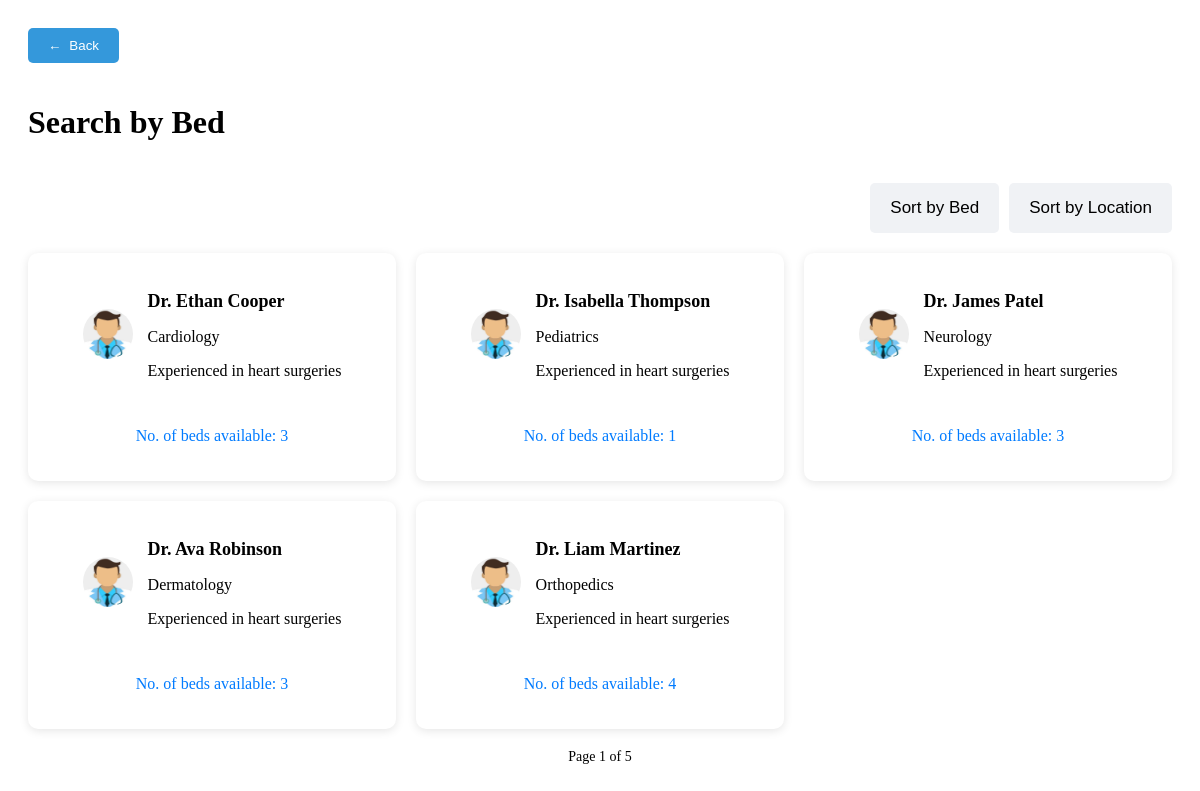
Screenshot of /user/beds/ with the database file from the repository.
### opd/models.py (models this page shows, shortened)
class Doctor(models.Model):
    user = models.OneToOneField(User, on_delete=models.CASCADE, related_name="doctor")
    name = models.CharField("Full Name", max_length=200)
    profile_image = models.ImageField(
        "Image",
        upload_to="profile/",
        default="profile/default-profile.png",
    )
    speciality = models.CharField("Speciality", max_length=200)
    phone_number = models.CharField("Phone Number", max_length=10)
    address = models.TextField("Address")
    experience = models.PositiveIntegerField("Year of Experience", default=0)
    about = models.TextField(blank=True)
    education = models.TextField()
    created_at = models.DateTimeField(auto_now_add=True)
    id = models.UUIDField(
        default=uuid.uuid4, unique=True, primary_key=True, editable=False
    )

class Opd(models.Model):
    owner = models.OneToOneField(Doctor, on_delete=models.CASCADE, related_name="opd")
    name = models.CharField("Name", max_length=255)
    no_of_beds = models.PositiveIntegerField("No of Beds", default=0)
    no_of_appointment = models.PositiveIntegerField("No of Appointment", default=0)
    created_at = models.DateTimeField(auto_now_add=True)
    id = models.UUIDField(
        default=uuid.uuid4, unique=True, primary_key=True, editable=False
    )

### user/views.py (the view)
# urls.py: path("beds/", views.bed_list, name="bed_list"),
def bed_list(request):
    is_user = check_user(request)
    if is_user:
        base_template = "user/logged/index.html"
    else:
        base_template = "base.html"
    doctors = Doctor.objects.all()
    context = {"doctors": doctors, "base_template": base_template}
    return render(request, "user/bed_list.html", context)

### user/utils.py (called while the page is built)
def check_user(request):
    if request.user and request.user.groups.filter(name="Profile").exists():
        return request.user
    return None

### user/templates/user/bed_list.html (shortened to what this page needs)
{% extends base_template %}
{% load static %}
{% block css %}
<link rel="stylesheet" href="{% static 'styles/bed_opd_specialist.css' %}" />
{% endblock css %}
{% block content %}
<div class="dashboard-container">
  <main class="main-content">
    <button onclick="window.history.back()" class="back-btn"
      style="margin-bottom: 20px; padding: 10px 20px; background-color: #3498db; color: white; border: none; border-radius: 5px; cursor: pointer; display: inline-flex; align-items: center; justify-content: center;">
      <span style="margin-right: 8px;">←</span> Back
    </button>
    <header>
      <h1>Search by Bed</h1>
    </header>
    <div class="sort-options">
      <button class="sort-btn">Sort by Bed</button>
      <button class="sort-btn">Sort by Location</button>
    </div>
    <div class="bed-list">
      {% for doctor in doctors %}
      <a href="{% url 'user:appointment' pk=doctor.id %}" class="bed-card"
        style="text-decoration: none; color: inherit;">
        <div class="doctor-info">
          <img src="{{doctor.profile_image.url}}" alt="Doctor Avatar" class="doctor-avatar" />
          <div class="doctor-details">
            <h3>{{doctor.name}}</h3>
            <p>{{doctor.speciality}}</p>
            <p>Experienced in heart surgeries</p>
          </div>
        </div>
        <div class="bed-availability">
          <p>No. of beds available: <span>{{doctor.opd.no_of_beds}}</span></p>
        </div>
      </a>
      {% endfor %}
    </div>
    <div class="pagination">
      <button></button>
      <span>Page 1 of 5</span>
      <button></button>
    </div>
  </main>
</div>
{% endblock content %}

### static/styles/bed_opd_specialist.css (style rules this page uses)
.dashboard-container { width: 100%; }
.main-content { flex-grow: 1; padding: 20px; overflow-y: auto; }
header { display: flex; justify-content: space-between; align-items: center; margin-bottom: 20px; }
.sort-options { display: flex; justify-content: flex-end; margin-bottom: 20px; }
.sort-btn { background-color: #f0f2f5; border: none; padding: 15px 20px; border-radius: 5px; margin-left: 10px; cursor: pointer; transition: background-color 0.3s ease; font-size: 17px; }
.bed-list { display: grid; grid-template-columns: repeat(auto-fill, minmax(300px, 1fr)); gap: 20px; }
.bed-card { background-color: #fff; border-radius: 10px; padding: 20px; box-shadow: 0 2px 10px rgba(0, 0, 0, 0.1); display: flex; flex-direction: column; align-items: center; }
.doctor-info { display: flex; align-items: center; margin-bottom: 15px; }
.doctor-avatar { width: 50px; height: 50px; border-radius: 50%; margin-right: 15px; }
.doctor-details h3 { margin-bottom: 5px; font-size: 18px; }
.bed-availability { font-size: 16px; color: #007bff; }
.pagination { display: flex; justify-content: center; align-items: center; margin-top: 20px; }
.pagination button { background: none; border: none; font-size: 18px; cursor: pointer; margin: 0 10px; }
.pagination span { font-size: 14px; }

### rows the page displays
Doctor: profile_image (picture), name "Dr. Ethan Cooper", speciality "Cardiology", opd.no_of_beds "3"
Doctor: profile_image (picture), name "Dr. Isabella Thompson", speciality "Pediatrics", opd.no_of_beds "1"
Doctor: profile_image (picture), name "Dr. James Patel", speciality "Neurology", opd.no_of_beds "3"
Doctor: profile_image (picture), name "Dr. Ava Robinson", speciality "Dermatology", opd.no_of_beds "3"
Doctor: profile_image (picture), name "Dr. Liam Martinez", speciality "Orthopedics", opd.no_of_beds "4"
